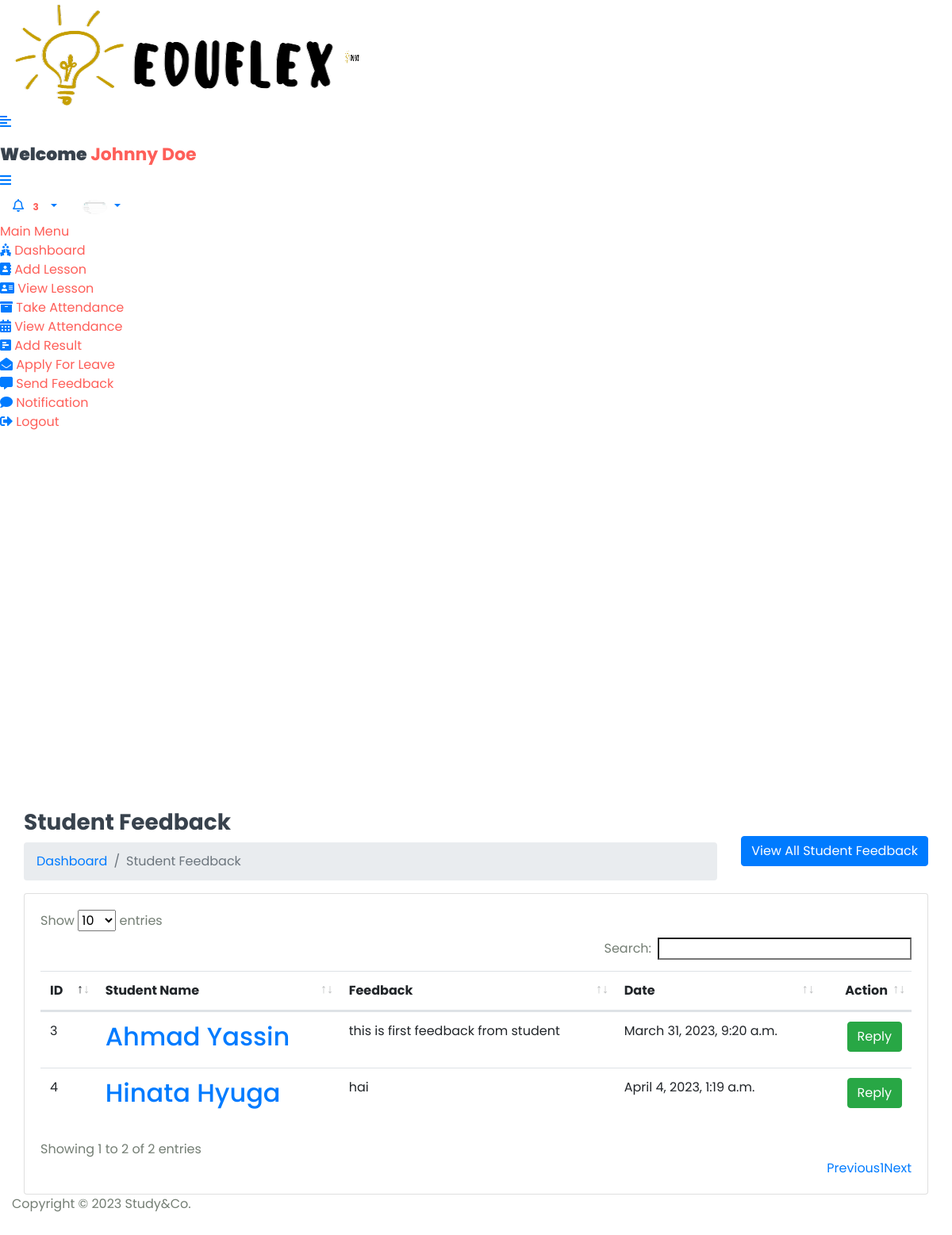
/Hod/Student/feedback (signed in), run on an earlier commit of the app's database.
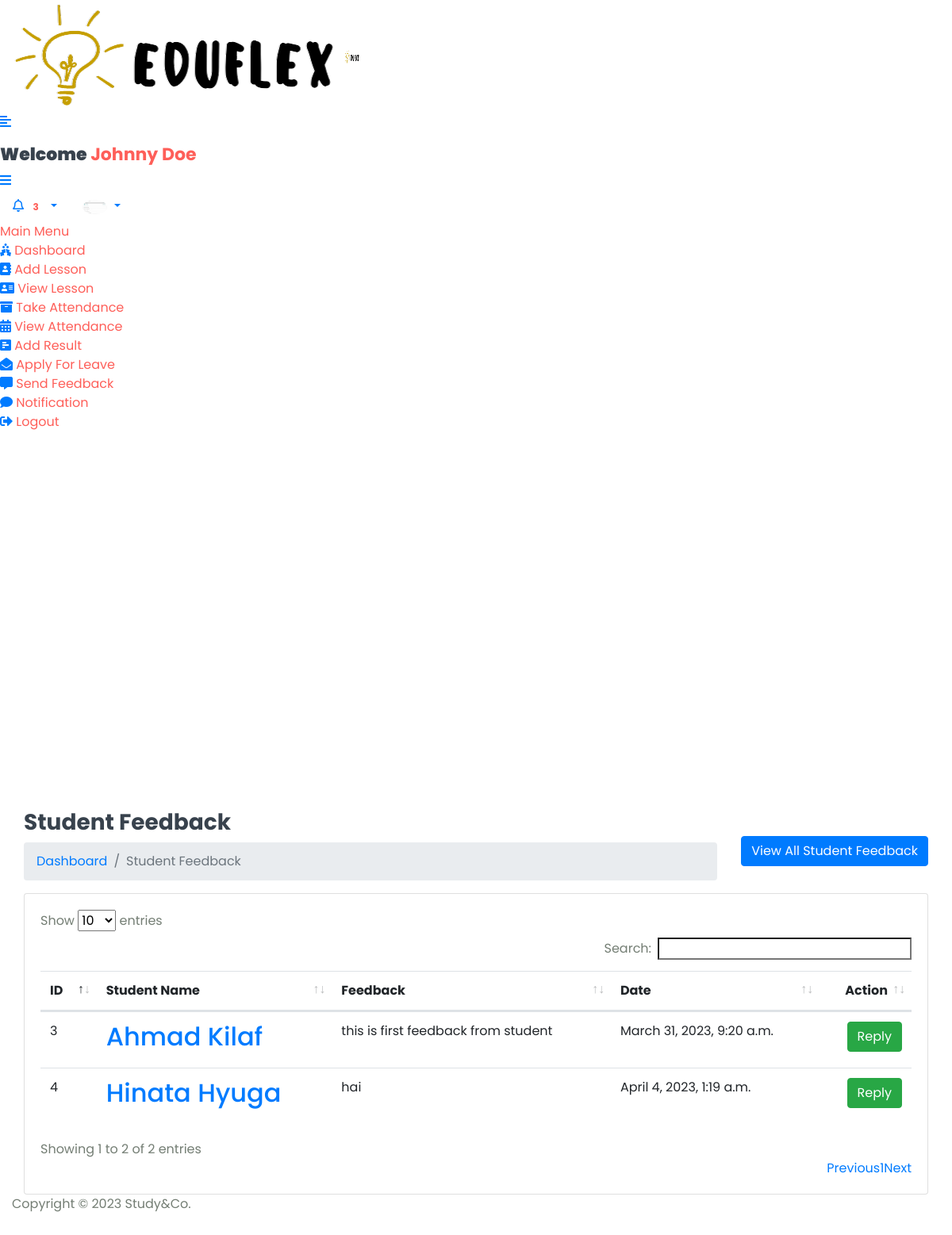
And on a later commit of the database.
### StudyApp/models.py (models this page shows, shortened)
class Student_Feedback(models.Model):
    student_id = models.ForeignKey(Student,on_delete=models.CASCADE)
    feedback = models.TextField()
    feedback_reply = models.TextField()
    status = models.IntegerField(default=0)
    created_at = models.DateTimeField(auto_now_add=True)
    updated_at = models.DateTimeField(auto_now_add=True)

class Student(models.Model):
    admin = models.OneToOneField(CustomUser,on_delete=models.CASCADE)
    address = models.TextField()
    gender = models.CharField(max_length=100)
    course_id = models.ForeignKey(Course,on_delete=models.DO_NOTHING)
    session_year_id = models.ForeignKey(Session_Year,on_delete=models.DO_NOTHING)
    created_at = models.DateTimeField(auto_now_add=True)
    updated_at = models.DateTimeField(auto_now=True)

class CustomUser(AbstractUser):
    USER = (
        (1,'HOD'),
        (2,'STAFF'),
        (3,'STUDENT'),
    )
    user_type = models.CharField(choices=USER,max_length=50,default=1)
    profile_pic = models.ImageField(upload_to='media/profile_pic')

### StudyGo/Hod_Views.py (the view)
# urls.py: path('Hod/Student/feedback',Hod_Views.STUDENT_FEEDBACK,name='get_student_feedback'),
@login_required(login_url='login')
def STUDENT_FEEDBACK(request):
    feedback = Student_Feedback.objects.all()
    feedback_history = Student_Feedback.objects.all().order_by('-id')[0:5]
    context = {
        'feedback':feedback,
        'feedback_history':feedback_history,
    }
    return render(request,'Hod/student_feedback.html',context)

### templates/Hod/student_feedback.html (shortened to what this page needs)
{% extends 'base.html' %}
{% block content %}
<div class="content container-fluid">
    <div class="page-header">
      <div class="row align-items-center">
        <div class="col">
          <h3 class="page-title">Student Feedback</h3>
          <ul class="breadcrumb">
            <li class="breadcrumb-item"><a href="index.html">Dashboard</a></li>
            <li class="breadcrumb-item active">Student Feedback</li>
          </ul>
        </div>
        <div class="col-auto text-right float-right ml-auto">
          <button
            type="button"
            class="btn btn-primary"
            data-toggle="modal"
            data-target="#exampleModalCenter"
          >
            View All Student Feedback
          </button>
        </div>
      </div>
    </div>
    <div class="row">
      <div class="col-sm-12">
        <div class="card card-table">
          <div class="card-body">
            <div class="table-responsive">
              <table id="table_id" class="table table-hover table-center mb-0">
                <thead>
                  <tr>
                    <th>ID</th>
                    <th>Student Name</th>
                    <th>Feedback</th>
                    <th>Date</th>
                    <th class="text-right">Action</th>
                  </tr>
                </thead>
                <tbody>
                  {% for i in feedback %}
                  <tr>
                    <td>{{i.id}}</td>
                    <td>
                      <h2 class="table-avatar">
                        <a href="#"
                          >{{i.student_id.admin.first_name}} {{i.student_id.admin.last_name}}</a
                        >
                      </h2>
                    </td>
                    <td>{{i.feedback}}</td>
                    <td>{{i.created_at}}</td>
                    <td class="text-right">
                      <button
                        type="button"
                        class="btn btn-success"
                        data-toggle="modal"
                        data-target="#sendnotification-{{forloop.counter}}"
                      >
                        Reply
                      </button>
                    </td>
                  </tr>
                  {% endfor %}
                </tbody>
              </table>
            </div>
          </div>
        </div>
      </div>
    </div>
  </div>
{% endblock content %}

What changed in the data, as far as the page shows it:
changed through a linked row, Student_Feedback "this is first feedback from student": student_id.admin.last_name "Yassin" → "Kilaf"
